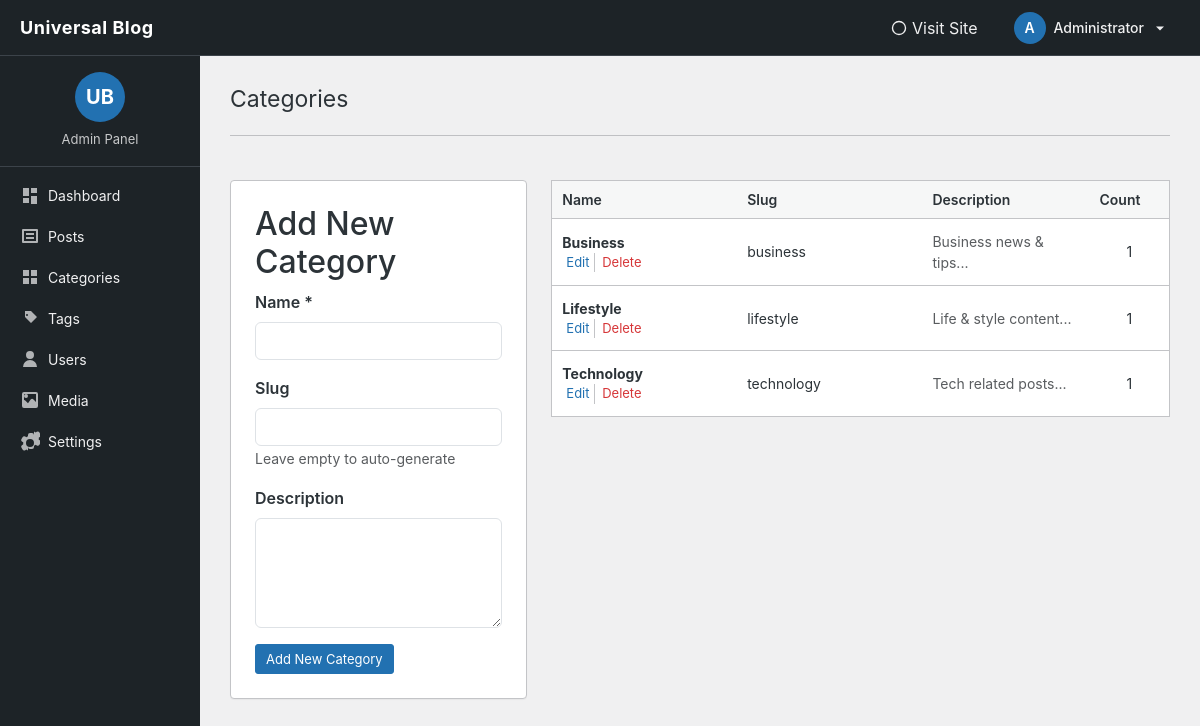
The page /blog/admin/categories/index.php (signed in) on the database its author committed.
### tables this page shows
CREATE TABLE `categories` (
  `id` int(11) NOT NULL,
  `name` varchar(100) NOT NULL,
  `slug` varchar(100) NOT NULL,
  `description` text DEFAULT NULL
);

### blog/admin/categories/index.php (the view, shortened to what this page needs)
<?php
require_once '../../includes/db.php';
$stmt = $pdo->query("
    SELECT c.*, COUNT(pc.post_id) as post_count
    FROM categories c
    LEFT JOIN post_categories pc ON c.id = pc.category_id
    GROUP BY c.id
    ORDER BY c.name ASC
");
$categories = $stmt->fetchAll();
$editCategory = null;
?>
<!DOCTYPE html>
<html lang="en">
<head>
<link href="https://cdn.jsdelivr.net/npm/bootstrap@5.3.2/dist/css/bootstrap.min.css" rel="stylesheet">
</head>
<body>
<?php require '../partials/header.php'; ?>
<div class="container-fluid">
<div class="row">
<?php require '../partials/sidebar.php'; ?>
<main class="col-md-9 col-lg-10">
<div class="wrap">
    <h1 class="wp-heading-inline">Categories</h1>
    <hr class="wp-header-end">
    <div class="row mt-4">
        <div class="col-lg-4">
            <div class="wp-card p-4">
                <h2><?= $editCategory ? 'Edit Category' : 'Add New Category' ?></h2>
                <form method="post">
                    <div class="mb-3">
                        <label for="name" class="form-label fw-semibold">Name *</label>
                        <input type="text" class="form-control" id="name" name="name"
                               value="<?= $editCategory ? htmlspecialchars($editCategory['name']) : '' ?>"
                               required autofocus>
                    </div>
                    <div class="mb-3">
                        <label for="slug" class="form-label fw-semibold">Slug</label>
                        <input type="text" class="form-control" id="slug" name="slug"
                               value="<?= $editCategory ? htmlspecialchars($editCategory['slug']) : '' ?>">
                        <small class="text-muted">Leave empty to auto-generate</small>
                    </div>
                    <div class="mb-3">
                        <label for="description" class="form-label fw-semibold">Description</label>
                        <textarea class="form-control" id="description" name="description" rows="4"><?= $editCategory ? htmlspecialchars($editCategory['description']) : '' ?></textarea>
                    </div>
                    <button type="submit" class="button-primary">
                        <?= $editCategory ? 'Update Category' : 'Add New Category' ?>
                    </button>
                </form>
            </div>
        </div>
        <div class="col-lg-8">
            <table class="wp-list-table">
                <thead>
                    <tr>
                        <th style="width: 30%">Name</th>
                        <th style="width: 30%">Slug</th>
                        <th>Description</th>
                        <th style="width: 80px">Count</th>
                    </tr>
                </thead>
                <tbody>
                    <?php if ($categories): ?>
                        <?php foreach ($categories as $cat): ?>
                        <tr>
                            <td>
                                <strong><?= htmlspecialchars($cat['name']) ?></strong>
                                <div class="row-actions">
                                    <span><a href="?edit=<?= $cat['id'] ?>">Edit</a></span>
                                    <span class="delete">
                                        <a href="?delete=<?= $cat['id'] ?>"
                                           onclick="return confirm('Delete this category?')">Delete</a>
                                    </span>
                                </div>
                            </td>
                            <td><?= htmlspecialchars($cat['slug']) ?></td>
                            <td class="text-muted small">
                                <?= $cat['description'] ? htmlspecialchars(substr($cat['description'], 0, 50)) . '...' : '-' ?>
                            </td>
                            <td class="text-center"><?= $cat['post_count'] ?></td>
                        </tr>
                        <?php endforeach; ?>
                    <?php else: ?>
                        <tr>
                            <td colspan="4" class="text-center text-muted">No categories found</td>
                        </tr>
                    <?php endif; ?>
                </tbody>
            </table>
        </div>
    </div>
</div>
</main>
</div>
</div>
</body>
</html>

### blog/admin/partials/admin-style.php (style rules this page uses)
:root { --wp-blue: #2271b1; --wp-blue-dark: #135e96; --wp-admin-bg: #f0f0f1; --wp-sidebar-bg: #1d2327; --wp-sidebar-hover: #2c3338; --wp-accent: #2271b1; --wp-border: #c3c4c7; }
body { background: var(--wp-admin-bg); font-family: -apple-system,BlinkMacSystemFont,"Segoe UI",Roboto,Oxygen-Sans,Ubuntu,Cantarell,"Helvetica Neue",sans-serif; color: #2c3338; padding-top: 56px; }
main { padding: 20px 30px !important; }
@media (min-width: 768px) { main.col-md-9, main.col-lg-10 { margin-left: 0; } }
.wp-heading-inline { font-size: 23px; font-weight: 400; margin: 0; padding: 9px 0 4px; line-height: 1.3; }
.page-card, .wp-card { background: #fff; border: 1px solid var(--wp-border); border-radius: 4px; box-shadow: 0 1px 1px rgba(0,0,0,.04); margin-top: 20px; }
.wp-list-table { background: #fff; border: 1px solid var(--wp-border); border-spacing: 0; width: 100%; margin: 20px 0; }
.wp-list-table thead th { background: #f6f7f7; border-bottom: 1px solid var(--wp-border); padding: 8px 10px; font-weight: 600; text-align: left; font-size: 14px; }
.wp-list-table tbody tr { border-bottom: 1px solid var(--wp-border); }
.wp-list-table tbody td { padding: 12px 10px; font-size: 14px; }
.button, .button-primary, .button-secondary { display: inline-block; text-decoration: none; font-size: 13px; line-height: 2.15384615; min-height: 30px; margin: 0; padding: 0 10px; cursor: pointer; border: 1px solid #2271b1; border-radius: 3px; background: #2271b1; color: #fff; transition: all 0.15s ease; }
.row-actions { font-size: 13px; }
.row-actions span { display: inline-block; padding: 0 4px; }
.row-actions span:not(:last-child) { border-right: 1px solid #c3c4c7; }
.row-actions a { color: #2271b1; text-decoration: none; }
.row-actions .delete a { color: #d63638; }

### rows shown on the page
categories: name "Business", slug "business", description "Business news & tips", post_count "1"
categories: name "Lifestyle", slug "lifestyle", description "Life & style content", post_count "1"
categories: name "Technology", slug "technology", description "Tech related posts", post_count "1"

### other values the page prints
substr($admin_name, 0, 1) "A"
$admin_name "Administrator"
